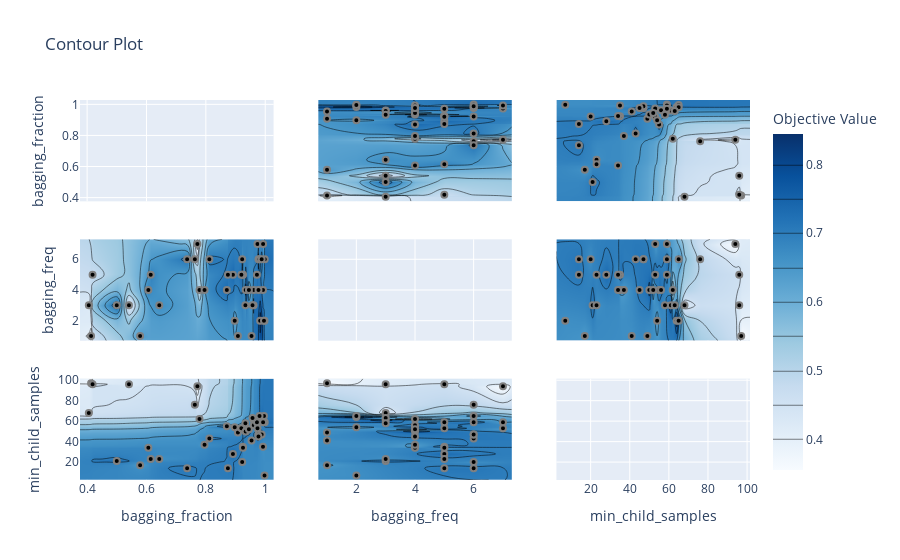

The notebook cell this image was saved under:
### Code cell
plot_contour(study)

### Figure 1 — Plotly figure (JSON) as saved in the notebook; plotly's stock layout.template omitted (floating-point values rounded to 4 significant figures; data arrays with more than 128 entries replaced by an {"elided": "..."} marker saying what was removed)
{"data": [{"type": "scatter", "xaxis": "x", "yaxis": "y"}, {"colorbar": {"title": {"text": "Objective Value"}}, "colorscale": [[0, "rgb(247,251,255)"], [0.125, "rgb(222,235,247)"], [0.25, "rgb(198,219,239)"], [0.375, "rgb(158,202,225)"], [0.5, "rgb(107,174,214)"], [0.625, "rgb(66,146,198)"], [0.75, "rgb(33,113,181)"], [0.875, "rgb(8,81,156)"], [1, "rgb(8,48,107)"]], "connectgaps": true, "contours": {"coloring": "heatmap"}, "hoverinfo": "none", "line": {"smoothing": 1.3}, "reversescale": false, "showscale": true, "type": "contour", "x": [0.376, 0.4057, 0.4133, 0.4184, 0.4999, 0.541, 0.5785, 0.6063, 0.6143, 0.6431, 0.7369, 0.7629, 0.7715, 0.7786, 0.7956, 0.8118, 0.8707, 0.8743, 0.8912, 0.8972, 0.908, 0.9196, 0.9224, 0.9243, 0.9252, 0.9331, 0.9341, 0.945, 0.9539, 0.9572, 0.9609, 0.9614, 0.9721, 0.9739, 0.9773, 0.9773, 0.9808, 0.983, 0.988, 0.9925, 0.9928, 0.9958, 0.9976, 0.9984, 1.028], "xaxis": "x4", "y": [0.7, 1, 2, 3, 4, 5, 6, 7, 7.3], "yaxis": "y4", "z": {"elided": "9x45 float values"}}, {"marker": {"color": "black", "line": {"color": "Grey", "width": 2}}, "mode": "markers", "showlegend": false, "type": "scatter", "x": [0.4999, 0.4133, 0.541, 0.9976, 0.7715, 0.4184, 0.8118, 0.7629, 0.4057, 0.7786, 0.5785, 0.9243, 0.9925, 0.8912, 0.6431, 0.6063, 0.9252, 0.7369, 0.8707, 0.9609, 0.9614, 0.983, 0.908, 0.9958, 0.9196, 0.9773, 0.9739, 0.9984, 0.9224, 0.9928, 0.9721, 0.9341, 0.945, 0.9808, 0.6143, 0.9572, 0.988, 0.7956, 0.9539, 0.8743, 0.8972, 0.9773, 0.9331], "xaxis": "x4", "y": [3, 1, 3, 2, 7, 5, 6, 6, 3, 4, 1, 5, 4, 5, 3, 4, 5, 6, 4, 3, 4, 2, 1, 2, 5, 6, 7, 6, 6, 7, 5, 4, 4, 6, 5, 3, 6, 4, 1, 5, 2, 4, 3], "yaxis": "y4"}, {"colorbar": {"title": {"text": "Objective Value"}}, "colorscale": [[0, "rgb(247,251,255)"], [0.125, "rgb(222,235,247)"], [0.25, "rgb(198,219,239)"], [0.375, "rgb(158,202,225)"], [0.5, "rgb(107,174,214)"], [0.625, "rgb(66,146,198)"], [0.75, "rgb(33,113,181)"], [0.875, "rgb(8,81,156)"], [1, "rgb(8,48,107)"]], "connectgaps": true, "contours": {"coloring": "heatmap"}, "hoverinfo": "none", "line": {"smoothing": 1.3}, "reversescale": false, "showscale": false, "type": "contour", "x": [0.376, 0.4057, 0.4133, 0.4184, 0.4999, 0.541, 0.5785, 0.6063, 0.6143, 0.6431, 0.7369, 0.7629, 0.7715, 0.7786, 0.7956, 0.8118, 0.8707, 0.8743, 0.8912, 0.8972, 0.908, 0.9196, 0.9224, 0.9243, 0.9252, 0.9331, 0.9341, 0.945, 0.9539, 0.9572, 0.9609, 0.9614, 0.9721, 0.9739, 0.9773, 0.9773, 0.9808, 0.983, 0.988, 0.9925, 0.9928, 0.9958, 0.9976, 0.9984, 1.028], "xaxis": "x7", "y": [2.5, 7, 14, 17, 20, 21, 23, 28, 34, 35, 37, 41, 43, 45, 47, 49, 50, 52, 53, 54, 55, 56, 58, 59, 61, 62, 63, 64, 65, 68, 76, 94, 96, 97, 101.5], "yaxis": "y7", "z": {"elided": "35x45 float values"}}, {"marker": {"color": "black", "line": {"color": "Grey", "width": 2}}, "mode": "markers", "showlegend": false, "type": "scatter", "x": [0.4999, 0.4133, 0.541, 0.9976, 0.7715, 0.4184, 0.8118, 0.7629, 0.4057, 0.7786, 0.5785, 0.9243, 0.9925, 0.8912, 0.6431, 0.6063, 0.9252, 0.7369, 0.8707, 0.9609, 0.9614, 0.983, 0.908, 0.9958, 0.9196, 0.9773, 0.9739, 0.9984, 0.9224, 0.9928, 0.9721, 0.9341, 0.945, 0.9808, 0.6143, 0.9572, 0.988, 0.7956, 0.9539, 0.8743, 0.8972, 0.9773, 0.9331], "xaxis": "x7", "y": [21, 97, 96, 7, 94, 96, 43, 76, 68, 62, 17, 35, 35, 28, 23, 34, 34, 14, 55, 61, 56, 64, 49, 65, 53, 47, 53, 59, 20, 59, 59, 50, 52, 65, 23, 63, 47, 37, 41, 14, 54, 45, 58], "yaxis": "y7"}, {"colorbar": {"title": {"text": "Objective Value"}}, "colorscale": [[0, "rgb(247,251,255)"], [0.125, "rgb(222,235,247)"], [0.25, "rgb(198,219,239)"], [0.375, "rgb(158,202,225)"], [0.5, "rgb(107,174,214)"], [0.625, "rgb(66,146,198)"], [0.75, "rgb(33,113,181)"], [0.875, "rgb(8,81,156)"], [1, "rgb(8,48,107)"]], "connectgaps": true, "contours": {"coloring": "heatmap"}, "hoverinfo": "none", "line": {"smoothing": 1.3}, "reversescale": false, "showscale": false, "type": "contour", "x": [0.7, 1, 2, 3, 4, 5, 6, 7, 7.3], "xaxis": "x2", "y": [0.376, 0.4057, 0.4133, 0.4184, 0.4999, 0.541, 0.5785, 0.6063, 0.6143, 0.6431, 0.7369, 0.7629, 0.7715, 0.7786, 0.7956, 0.8118, 0.8707, 0.8743, 0.8912, 0.8972, 0.908, 0.9196, 0.9224, 0.9243, 0.9252, 0.9331, 0.9341, 0.945, 0.9539, 0.9572, 0.9609, 0.9614, 0.9721, 0.9739, 0.9773, 0.9773, 0.9808, 0.983, 0.988, 0.9925, 0.9928, 0.9958, 0.9976, 0.9984, 1.028], "yaxis": "y2", "z": {"elided": "45x9 float values"}}, {"marker": {"color": "black", "line": {"color": "Grey", "width": 2}}, "mode": "markers", "showlegend": false, "type": "scatter", "x": [3, 1, 3, 2, 7, 5, 6, 6, 3, 4, 1, 5, 4, 5, 3, 4, 5, 6, 4, 3, 4, 2, 1, 2, 5, 6, 7, 6, 6, 7, 5, 4, 4, 6, 5, 3, 6, 4, 1, 5, 2, 4, 3], "xaxis": "x2", "y": [0.4999, 0.4133, 0.541, 0.9976, 0.7715, 0.4184, 0.8118, 0.7629, 0.4057, 0.7786, 0.5785, 0.9243, 0.9925, 0.8912, 0.6431, 0.6063, 0.9252, 0.7369, 0.8707, 0.9609, 0.9614, 0.983, 0.908, 0.9958, 0.9196, 0.9773, 0.9739, 0.9984, 0.9224, 0.9928, 0.9721, 0.9341, 0.945, 0.9808, 0.6143, 0.9572, 0.988, 0.7956, 0.9539, 0.8743, 0.8972, 0.9773, 0.9331], "yaxis": "y2"}, {"type": "scatter", "xaxis": "x5", "yaxis": "y5"}, {"colorbar": {"title": {"text": "Objective Value"}}, "colorscale": [[0, "rgb(247,251,255)"], [0.125, "rgb(222,235,247)"], [0.25, "rgb(198,219,239)"], [0.375, "rgb(158,202,225)"], [0.5, "rgb(107,174,214)"], [0.625, "rgb(66,146,198)"], [0.75, "rgb(33,113,181)"], [0.875, "rgb(8,81,156)"], [1, "rgb(8,48,107)"]], "connectgaps": true, "contours": {"coloring": "heatmap"}, "hoverinfo": "none", "line": {"smoothing": 1.3}, "reversescale": false, "showscale": false, "type": "contour", "x": [0.7, 1, 2, 3, 4, 5, 6, 7, 7.3], "xaxis": "x8", "y": [2.5, 7, 14, 17, 20, 21, 23, 28, 34, 35, 37, 41, 43, 45, 47, 49, 50, 52, 53, 54, 55, 56, 58, 59, 61, 62, 63, 64, 65, 68, 76, 94, 96, 97, 101.5], "yaxis": "y8", "z": {"elided": "35x9 float values"}}, {"marker": {"color": "black", "line": {"color": "Grey", "width": 2}}, "mode": "markers", "showlegend": false, "type": "scatter", "x": [3, 1, 3, 2, 7, 5, 6, 6, 3, 4, 1, 5, 4, 5, 3, 4, 5, 6, 4, 3, 4, 2, 1, 2, 5, 6, 7, 6, 6, 7, 5, 4, 4, 6, 5, 3, 6, 4, 1, 5, 2, 4, 3], "xaxis": "x8", "y": [21, 97, 96, 7, 94, 96, 43, 76, 68, 62, 17, 35, 35, 28, 23, 34, 34, 14, 55, 61, 56, 64, 49, 65, 53, 47, 53, 59, 20, 59, 59, 50, 52, 65, 23, 63, 47, 37, 41, 14, 54, 45, 58], "yaxis": "y8"}, {"colorbar": {"title": {"text": "Objective Value"}}, "colorscale": [[0, "rgb(247,251,255)"], [0.125, "rgb(222,235,247)"], [0.25, "rgb(198,219,239)"], [0.375, "rgb(158,202,225)"], [0.5, "rgb(107,174,214)"], [0.625, "rgb(66,146,198)"], [0.75, "rgb(33,113,181)"], [0.875, "rgb(8,81,156)"], [1, "rgb(8,48,107)"]], "connectgaps": true, "contours": {"coloring": "heatmap"}, "hoverinfo": "none", "line": {"smoothing": 1.3}, "reversescale": false, "showscale": false, "type": "contour", "x": [2.5, 7, 14, 17, 20, 21, 23, 28, 34, 35, 37, 41, 43, 45, 47, 49, 50, 52, 53, 54, 55, 56, 58, 59, 61, 62, 63, 64, 65, 68, 76, 94, 96, 97, 101.5], "xaxis": "x3", "y": [0.376, 0.4057, 0.4133, 0.4184, 0.4999, 0.541, 0.5785, 0.6063, 0.6143, 0.6431, 0.7369, 0.7629, 0.7715, 0.7786, 0.7956, 0.8118, 0.8707, 0.8743, 0.8912, 0.8972, 0.908, 0.9196, 0.9224, 0.9243, 0.9252, 0.9331, 0.9341, 0.945, 0.9539, 0.9572, 0.9609, 0.9614, 0.9721, 0.9739, 0.9773, 0.9773, 0.9808, 0.983, 0.988, 0.9925, 0.9928, 0.9958, 0.9976, 0.9984, 1.028], "yaxis": "y3", "z": {"elided": "45x35 float values"}}, {"marker": {"color": "black", "line": {"color": "Grey", "width": 2}}, "mode": "markers", "showlegend": false, "type": "scatter", "x": [21, 97, 96, 7, 94, 96, 43, 76, 68, 62, 17, 35, 35, 28, 23, 34, 34, 14, 55, 61, 56, 64, 49, 65, 53, 47, 53, 59, 20, 59, 59, 50, 52, 65, 23, 63, 47, 37, 41, 14, 54, 45, 58], "xaxis": "x3", "y": [0.4999, 0.4133, 0.541, 0.9976, 0.7715, 0.4184, 0.8118, 0.7629, 0.4057, 0.7786, 0.5785, 0.9243, 0.9925, 0.8912, 0.6431, 0.6063, 0.9252, 0.7369, 0.8707, 0.9609, 0.9614, 0.983, 0.908, 0.9958, 0.9196, 0.9773, 0.9739, 0.9984, 0.9224, 0.9928, 0.9721, 0.9341, 0.945, 0.9808, 0.6143, 0.9572, 0.988, 0.7956, 0.9539, 0.8743, 0.8972, 0.9773, 0.9331], "yaxis": "y3"}, {"colorbar": {"title": {"text": "Objective Value"}}, "colorscale": [[0, "rgb(247,251,255)"], [0.125, "rgb(222,235,247)"], [0.25, "rgb(198,219,239)"], [0.375, "rgb(158,202,225)"], [0.5, "rgb(107,174,214)"], [0.625, "rgb(66,146,198)"], [0.75, "rgb(33,113,181)"], [0.875, "rgb(8,81,156)"], [1, "rgb(8,48,107)"]], "connectgaps": true, "contours": {"coloring": "heatmap"}, "hoverinfo": "none", "line": {"smoothing": 1.3}, "reversescale": false, "showscale": false, "type": "contour", "x": [2.5, 7, 14, 17, 20, 21, 23, 28, 34, 35, 37, 41, 43, 45, 47, 49, 50, 52, 53, 54, 55, 56, 58, 59, 61, 62, 63, 64, 65, 68, 76, 94, 96, 97, 101.5], "xaxis": "x6", "y": [0.7, 1, 2, 3, 4, 5, 6, 7, 7.3], "yaxis": "y6", "z": {"elided": "9x35 float values"}}, {"marker": {"color": "black", "line": {"color": "Grey", "width": 2}}, "mode": "markers", "showlegend": false, "type": "scatter", "x": [21, 97, 96, 7, 94, 96, 43, 76, 68, 62, 17, 35, 35, 28, 23, 34, 34, 14, 55, 61, 56, 64, 49, 65, 53, 47, 53, 59, 20, 59, 59, 50, 52, 65, 23, 63, 47, 37, 41, 14, 54, 45, 58], "xaxis": "x6", "y": [3, 1, 3, 2, 7, 5, 6, 6, 3, 4, 1, 5, 4, 5, 3, 4, 5, 6, 4, 3, 4, 2, 1, 2, 5, 6, 7, 6, 6, 7, 5, 4, 4, 6, 5, 3, 6, 4, 1, 5, 2, 4, 3], "yaxis": "y6"}, {"type": "scatter", "xaxis": "x9", "yaxis": "y9"}], "layout": {"title": {"text": "Contour Plot"}, "xaxis": {"anchor": "y", "domain": [0, 0.2889], "matches": "x7", "range": [0.376, 1.028], "showticklabels": false}, "xaxis2": {"anchor": "y2", "domain": [0.3556, 0.6444], "matches": "x8", "range": [0.7, 7.3], "showticklabels": false}, "xaxis3": {"anchor": "y3", "domain": [0.7111, 1], "matches": "x9", "range": [2.5, 101.5], "showticklabels": false}, "xaxis4": {"anchor": "y4", "domain": [0, 0.2889], "matches": "x7", "range": [0.376, 1.028], "showticklabels": false}, "xaxis5": {"anchor": "y5", "domain": [0.3556, 0.6444], "matches": "x8", "range": [0.7, 7.3], "showticklabels": false}, "xaxis6": {"anchor": "y6", "domain": [0.7111, 1], "matches": "x9", "range": [2.5, 101.5], "showticklabels": false}, "xaxis7": {"anchor": "y7", "domain": [0, 0.2889], "range": [0.376, 1.028], "title": {"text": "bagging_fraction"}}, "xaxis8": {"anchor": "y8", "domain": [0.3556, 0.6444], "range": [0.7, 7.3], "title": {"text": "bagging_freq"}}, "xaxis9": {"anchor": "y9", "domain": [0.7111, 1], "range": [2.5, 101.5], "title": {"text": "min_child_samples"}}, "yaxis": {"anchor": "x", "domain": [0.7333, 1], "range": [0.376, 1.028], "title": {"text": "bagging_fraction"}}, "yaxis2": {"anchor": "x2", "domain": [0.7333, 1], "matches": "y", "range": [0.376, 1.028], "showticklabels": false}, "yaxis3": {"anchor": "x3", "domain": [0.7333, 1], "matches": "y", "range": [0.376, 1.028], "showticklabels": false}, "yaxis4": {"anchor": "x4", "domain": [0.3667, 0.6333], "range": [0.7, 7.3], "title": {"text": "bagging_freq"}}, "yaxis5": {"anchor": "x5", "domain": [0.3667, 0.6333], "matches": "y4", "range": [0.7, 7.3], "showticklabels": false}, "yaxis6": {"anchor": "x6", "domain": [0.3667, 0.6333], "matches": "y4", "range": [0.7, 7.3], "showticklabels": false}, "yaxis7": {"anchor": "x7", "domain": [0, 0.2667], "range": [2.5, 101.5], "title": {"text": "min_child_samples"}}, "yaxis8": {"anchor": "x8", "domain": [0, 0.2667], "matches": "y7", "range": [2.5, 101.5], "showticklabels": false}, "yaxis9": {"anchor": "x9", "domain": [0, 0.2667], "matches": "y7", "range": [2.5, 101.5], "showticklabels": false}}}
